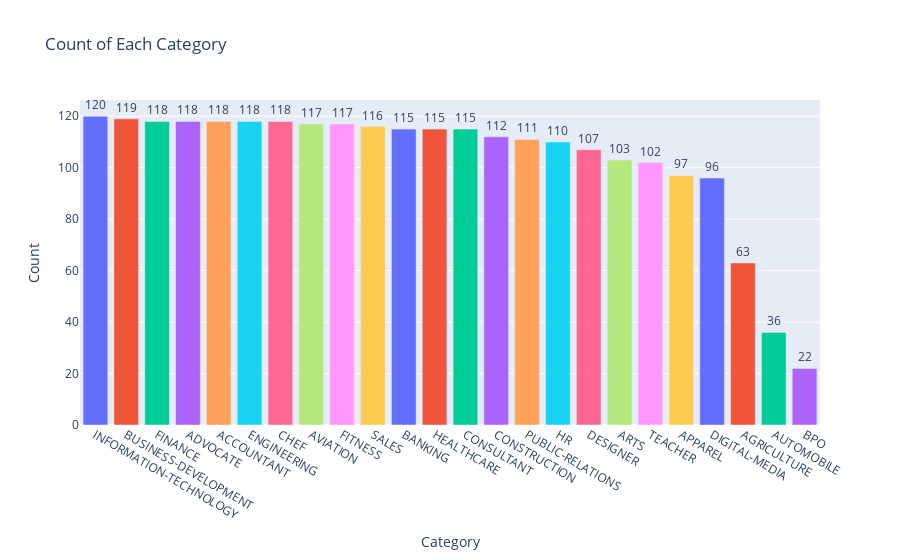

The code cell stored with this chart in its notebook:
### Markdown cell above
### EDA

### Code cell
df_count = df['Category'].value_counts().reset_index()
df_count.columns = ['Category', 'Count']

# Create bar plot with custom colors and actual counts
fig = px.bar(df_count, x='Category', y='Count', title="Count of Each Category", text='Count', 
             color='Category')

# Customize layout and display text on bars
fig.update_traces(texttemplate='%{text}', textposition='outside')
fig.update_layout(
    xaxis_title="Category",
    yaxis_title="Count",
    showlegend=False
)

fig.show()

### Figure 1 — Plotly figure (JSON) as saved in the notebook; plotly's stock layout.template omitted (floating-point values rounded to 4 significant figures)
{"data": [{"alignmentgroup": "True", "hovertemplate": "Category=%{x}<br>Count=%{text}<extra></extra>", "legendgroup": "INFORMATION-TECHNOLOGY", "marker": {"color": "#636efa", "pattern": {"shape": ""}}, "name": "INFORMATION-TECHNOLOGY", "offsetgroup": "INFORMATION-TECHNOLOGY", "orientation": "v", "showlegend": true, "text": [120], "textposition": "outside", "texttemplate": "%{text}", "type": "bar", "x": ["INFORMATION-TECHNOLOGY"], "xaxis": "x", "y": [120], "yaxis": "y"}, {"alignmentgroup": "True", "hovertemplate": "Category=%{x}<br>Count=%{text}<extra></extra>", "legendgroup": "BUSINESS-DEVELOPMENT", "marker": {"color": "#EF553B", "pattern": {"shape": ""}}, "name": "BUSINESS-DEVELOPMENT", "offsetgroup": "BUSINESS-DEVELOPMENT", "orientation": "v", "showlegend": true, "text": [119], "textposition": "outside", "texttemplate": "%{text}", "type": "bar", "x": ["BUSINESS-DEVELOPMENT"], "xaxis": "x", "y": [119], "yaxis": "y"}, {"alignmentgroup": "True", "hovertemplate": "Category=%{x}<br>Count=%{text}<extra></extra>", "legendgroup": "FINANCE", "marker": {"color": "#00cc96", "pattern": {"shape": ""}}, "name": "FINANCE", "offsetgroup": "FINANCE", "orientation": "v", "showlegend": true, "text": [118], "textposition": "outside", "texttemplate": "%{text}", "type": "bar", "x": ["FINANCE"], "xaxis": "x", "y": [118], "yaxis": "y"}, {"alignmentgroup": "True", "hovertemplate": "Category=%{x}<br>Count=%{text}<extra></extra>", "legendgroup": "ADVOCATE", "marker": {"color": "#ab63fa", "pattern": {"shape": ""}}, "name": "ADVOCATE", "offsetgroup": "ADVOCATE", "orientation": "v", "showlegend": true, "text": [118], "textposition": "outside", "texttemplate": "%{text}", "type": "bar", "x": ["ADVOCATE"], "xaxis": "x", "y": [118], "yaxis": "y"}, {"alignmentgroup": "True", "hovertemplate": "Category=%{x}<br>Count=%{text}<extra></extra>", "legendgroup": "ACCOUNTANT", "marker": {"color": "#FFA15A", "pattern": {"shape": ""}}, "name": "ACCOUNTANT", "offsetgroup": "ACCOUNTANT", "orientation": "v", "showlegend": true, "text": [118], "textposition": "outside", "texttemplate": "%{text}", "type": "bar", "x": ["ACCOUNTANT"], "xaxis": "x", "y": [118], "yaxis": "y"}, {"alignmentgroup": "True", "hovertemplate": "Category=%{x}<br>Count=%{text}<extra></extra>", "legendgroup": "ENGINEERING", "marker": {"color": "#19d3f3", "pattern": {"shape": ""}}, "name": "ENGINEERING", "offsetgroup": "ENGINEERING", "orientation": "v", "showlegend": true, "text": [118], "textposition": "outside", "texttemplate": "%{text}", "type": "bar", "x": ["ENGINEERING"], "xaxis": "x", "y": [118], "yaxis": "y"}, {"alignmentgroup": "True", "hovertemplate": "Category=%{x}<br>Count=%{text}<extra></extra>", "legendgroup": "CHEF", "marker": {"color": "#FF6692", "pattern": {"shape": ""}}, "name": "CHEF", "offsetgroup": "CHEF", "orientation": "v", "showlegend": true, "text": [118], "textposition": "outside", "texttemplate": "%{text}", "type": "bar", "x": ["CHEF"], "xaxis": "x", "y": [118], "yaxis": "y"}, {"alignmentgroup": "True", "hovertemplate": "Category=%{x}<br>Count=%{text}<extra></extra>", "legendgroup": "AVIATION", "marker": {"color": "#B6E880", "pattern": {"shape": ""}}, "name": "AVIATION", "offsetgroup": "AVIATION", "orientation": "v", "showlegend": true, "text": [117], "textposition": "outside", "texttemplate": "%{text}", "type": "bar", "x": ["AVIATION"], "xaxis": "x", "y": [117], "yaxis": "y"}, {"alignmentgroup": "True", "hovertemplate": "Category=%{x}<br>Count=%{text}<extra></extra>", "legendgroup": "FITNESS", "marker": {"color": "#FF97FF", "pattern": {"shape": ""}}, "name": "FITNESS", "offsetgroup": "FITNESS", "orientation": "v", "showlegend": true, "text": [117], "textposition": "outside", "texttemplate": "%{text}", "type": "bar", "x": ["FITNESS"], "xaxis": "x", "y": [117], "yaxis": "y"}, {"alignmentgroup": "True", "hovertemplate": "Category=%{x}<br>Count=%{text}<extra></extra>", "legendgroup": "SALES", "marker": {"color": "#FECB52", "pattern": {"shape": ""}}, "name": "SALES", "offsetgroup": "SALES", "orientation": "v", "showlegend": true, "text": [116], "textposition": "outside", "texttemplate": "%{text}", "type": "bar", "x": ["SALES"], "xaxis": "x", "y": [116], "yaxis": "y"}, {"alignmentgroup": "True", "hovertemplate": "Category=%{x}<br>Count=%{text}<extra></extra>", "legendgroup": "BANKING", "marker": {"color": "#636efa", "pattern": {"shape": ""}}, "name": "BANKING", "offsetgroup": "BANKING", "orientation": "v", "showlegend": true, "text": [115], "textposition": "outside", "texttemplate": "%{text}", "type": "bar", "x": ["BANKING"], "xaxis": "x", "y": [115], "yaxis": "y"}, {"alignmentgroup": "True", "hovertemplate": "Category=%{x}<br>Count=%{text}<extra></extra>", "legendgroup": "HEALTHCARE", "marker": {"color": "#EF553B", "pattern": {"shape": ""}}, "name": "HEALTHCARE", "offsetgroup": "HEALTHCARE", "orientation": "v", "showlegend": true, "text": [115], "textposition": "outside", "texttemplate": "%{text}", "type": "bar", "x": ["HEALTHCARE"], "xaxis": "x", "y": [115], "yaxis": "y"}, {"alignmentgroup": "True", "hovertemplate": "Category=%{x}<br>Count=%{text}<extra></extra>", "legendgroup": "CONSULTANT", "marker": {"color": "#00cc96", "pattern": {"shape": ""}}, "name": "CONSULTANT", "offsetgroup": "CONSULTANT", "orientation": "v", "showlegend": true, "text": [115], "textposition": "outside", "texttemplate": "%{text}", "type": "bar", "x": ["CONSULTANT"], "xaxis": "x", "y": [115], "yaxis": "y"}, {"alignmentgroup": "True", "hovertemplate": "Category=%{x}<br>Count=%{text}<extra></extra>", "legendgroup": "CONSTRUCTION", "marker": {"color": "#ab63fa", "pattern": {"shape": ""}}, "name": "CONSTRUCTION", "offsetgroup": "CONSTRUCTION", "orientation": "v", "showlegend": true, "text": [112], "textposition": "outside", "texttemplate": "%{text}", "type": "bar", "x": ["CONSTRUCTION"], "xaxis": "x", "y": [112], "yaxis": "y"}, {"alignmentgroup": "True", "hovertemplate": "Category=%{x}<br>Count=%{text}<extra></extra>", "legendgroup": "PUBLIC-RELATIONS", "marker": {"color": "#FFA15A", "pattern": {"shape": ""}}, "name": "PUBLIC-RELATIONS", "offsetgroup": "PUBLIC-RELATIONS", "orientation": "v", "showlegend": true, "text": [111], "textposition": "outside", "texttemplate": "%{text}", "type": "bar", "x": ["PUBLIC-RELATIONS"], "xaxis": "x", "y": [111], "yaxis": "y"}, {"alignmentgroup": "True", "hovertemplate": "Category=%{x}<br>Count=%{text}<extra></extra>", "legendgroup": "HR", "marker": {"color": "#19d3f3", "pattern": {"shape": ""}}, "name": "HR", "offsetgroup": "HR", "orientation": "v", "showlegend": true, "text": [110], "textposition": "outside", "texttemplate": "%{text}", "type": "bar", "x": ["HR"], "xaxis": "x", "y": [110], "yaxis": "y"}, {"alignmentgroup": "True", "hovertemplate": "Category=%{x}<br>Count=%{text}<extra></extra>", "legendgroup": "DESIGNER", "marker": {"color": "#FF6692", "pattern": {"shape": ""}}, "name": "DESIGNER", "offsetgroup": "DESIGNER", "orientation": "v", "showlegend": true, "text": [107], "textposition": "outside", "texttemplate": "%{text}", "type": "bar", "x": ["DESIGNER"], "xaxis": "x", "y": [107], "yaxis": "y"}, {"alignmentgroup": "True", "hovertemplate": "Category=%{x}<br>Count=%{text}<extra></extra>", "legendgroup": "ARTS", "marker": {"color": "#B6E880", "pattern": {"shape": ""}}, "name": "ARTS", "offsetgroup": "ARTS", "orientation": "v", "showlegend": true, "text": [103], "textposition": "outside", "texttemplate": "%{text}", "type": "bar", "x": ["ARTS"], "xaxis": "x", "y": [103], "yaxis": "y"}, {"alignmentgroup": "True", "hovertemplate": "Category=%{x}<br>Count=%{text}<extra></extra>", "legendgroup": "TEACHER", "marker": {"color": "#FF97FF", "pattern": {"shape": ""}}, "name": "TEACHER", "offsetgroup": "TEACHER", "orientation": "v", "showlegend": true, "text": [102], "textposition": "outside", "texttemplate": "%{text}", "type": "bar", "x": ["TEACHER"], "xaxis": "x", "y": [102], "yaxis": "y"}, {"alignmentgroup": "True", "hovertemplate": "Category=%{x}<br>Count=%{text}<extra></extra>", "legendgroup": "APPAREL", "marker": {"color": "#FECB52", "pattern": {"shape": ""}}, "name": "APPAREL", "offsetgroup": "APPAREL", "orientation": "v", "showlegend": true, "text": [97], "textposition": "outside", "texttemplate": "%{text}", "type": "bar", "x": ["APPAREL"], "xaxis": "x", "y": [97], "yaxis": "y"}, {"alignmentgroup": "True", "hovertemplate": "Category=%{x}<br>Count=%{text}<extra></extra>", "legendgroup": "DIGITAL-MEDIA", "marker": {"color": "#636efa", "pattern": {"shape": ""}}, "name": "DIGITAL-MEDIA", "offsetgroup": "DIGITAL-MEDIA", "orientation": "v", "showlegend": true, "text": [96], "textposition": "outside", "texttemplate": "%{text}", "type": "bar", "x": ["DIGITAL-MEDIA"], "xaxis": "x", "y": [96], "yaxis": "y"}, {"alignmentgroup": "True", "hovertemplate": "Category=%{x}<br>Count=%{text}<extra></extra>", "legendgroup": "AGRICULTURE", "marker": {"color": "#EF553B", "pattern": {"shape": ""}}, "name": "AGRICULTURE", "offsetgroup": "AGRICULTURE", "orientation": "v", "showlegend": true, "text": [63], "textposition": "outside", "texttemplate": "%{text}", "type": "bar", "x": ["AGRICULTURE"], "xaxis": "x", "y": [63], "yaxis": "y"}, {"alignmentgroup": "True", "hovertemplate": "Category=%{x}<br>Count=%{text}<extra></extra>", "legendgroup": "AUTOMOBILE", "marker": {"color": "#00cc96", "pattern": {"shape": ""}}, "name": "AUTOMOBILE", "offsetgroup": "AUTOMOBILE", "orientation": "v", "showlegend": true, "text": [36], "textposition": "outside", "texttemplate": "%{text}", "type": "bar", "x": ["AUTOMOBILE"], "xaxis": "x", "y": [36], "yaxis": "y"}, {"alignmentgroup": "True", "hovertemplate": "Category=%{x}<br>Count=%{text}<extra></extra>", "legendgroup": "BPO", "marker": {"color": "#ab63fa", "pattern": {"shape": ""}}, "name": "BPO", "offsetgroup": "BPO", "orientation": "v", "showlegend": true, "text": [22], "textposition": "outside", "texttemplate": "%{text}", "type": "bar", "x": ["BPO"], "xaxis": "x", "y": [22], "yaxis": "y"}], "layout": {"barmode": "relative", "legend": {"title": {"text": "Category"}, "tracegroupgap": 0}, "showlegend": false, "title": {"text": "Count of Each Category"}, "xaxis": {"anchor": "y", "categoryarray": ["INFORMATION-TECHNOLOGY", "BUSINESS-DEVELOPMENT", "FINANCE", "ADVOCATE", "ACCOUNTANT", "ENGINEERING", "CHEF", "AVIATION", "FITNESS", "SALES", "BANKING", "HEALTHCARE", "CONSULTANT", "CONSTRUCTION", "PUBLIC-RELATIONS", "HR", "DESIGNER", "ARTS", "TEACHER", "APPAREL", "DIGITAL-MEDIA", "AGRICULTURE", "AUTOMOBILE", "BPO"], "categoryorder": "array", "domain": [0, 1], "title": {"text": "Category"}}, "yaxis": {"anchor": "x", "domain": [0, 1], "title": {"text": "Count"}}}}
